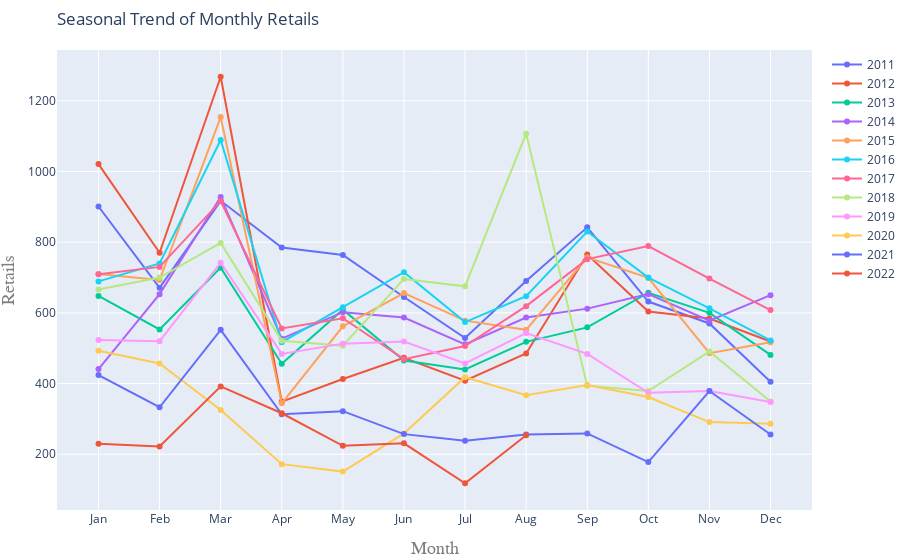

The notebook cell saved with this chart:
### Markdown cell above
### Seasonality

### Code cell
import ipywidgets as widgets
import plotly.graph_objs as go

#Generate a widget
widget = widgets.IntRangeSlider(value=[2011, 2022], min=2011, max=2022, step=1, description='Time Period:', 
        disabled=False, continuous_update=True, orientation='horizontal', readout=True, readout_format='d')
widget

#Prepare Data
years = widget.value
years = list(range(years[0],years[1]+1))
df['Year'] = pd.DatetimeIndex(df.index).year
df['Month'] = [d.strftime('%b') for d in df.index]

#Draw Plot
fig = go.Figure()
for i,y in enumerate(years):
    if i<len(years):
        fig.add_trace(go.Scatter(
            x=df[df['Year']==years[i]].Month.tolist(),
            y=df[df['Year']==years[i]].Orders.round(2).tolist(),
            name=str(years[i])))
fig.update_layout(title=go.layout.Title(
        text="Seasonal Trend of Monthly Retails",
        xref="paper",
        x=0),
    margin=dict(l=10, r=0, t=50, b=50),
    xaxis=go.layout.XAxis(title=go.layout.xaxis.Title(text="Month",font=dict(
                family="Courier New, monospace",
                size=18,
                color="#7f7f7f"))),
    yaxis=go.layout.YAxis(title=go.layout.yaxis.Title(text="Retails",font=dict(
                family="Courier New, monospace",
                size=18,
                color="#7f7f7f"))))
fig.update_yaxes(nticks=10)
   
fig.show()

### Figure 1 — Plotly figure (JSON) as saved in the notebook; plotly's stock layout.template omitted (floating-point values rounded to 4 significant figures)
{"data": [{"name": "2011", "type": "scatter", "x": ["Jan", "Feb", "Mar", "Apr", "May", "Jun", "Jul", "Aug", "Sep", "Oct", "Nov", "Dec"], "y": [901, 671, 917, 785, 764, 645, 529, 690, 842, 632, 570, 405]}, {"name": "2012", "type": "scatter", "x": ["Jan", "Feb", "Mar", "Apr", "May", "Jun", "Jul", "Aug", "Sep", "Oct", "Nov", "Dec"], "y": [1021, 770, 1268, 349, 413, 473, 408, 485, 765, 604, 584, 519]}, {"name": "2013", "type": "scatter", "x": ["Jan", "Feb", "Mar", "Apr", "May", "Jun", "Jul", "Aug", "Sep", "Oct", "Nov", "Dec"], "y": [648, 553, 728, 456, 609, 465, 440, 518, 559, 657, 600, 481]}, {"name": "2014", "type": "scatter", "x": ["Jan", "Feb", "Mar", "Apr", "May", "Jun", "Jul", "Aug", "Sep", "Oct", "Nov", "Dec"], "y": [441, 653, 928, 527, 602, 587, 511, 587, 612, 653, 578, 650]}, {"name": "2015", "type": "scatter", "x": ["Jan", "Feb", "Mar", "Apr", "May", "Jun", "Jul", "Aug", "Sep", "Oct", "Nov", "Dec"], "y": [710, 693, 1154, 344, 562, 656, 578, 552, 757, 699, 486, 517]}, {"name": "2016", "type": "scatter", "x": ["Jan", "Feb", "Mar", "Apr", "May", "Jun", "Jul", "Aug", "Sep", "Oct", "Nov", "Dec"], "y": [689, 740, 1089, 517, 616, 715, 574, 647, 830, 700, 613, 522]}, {"name": "2017", "type": "scatter", "x": ["Jan", "Feb", "Mar", "Apr", "May", "Jun", "Jul", "Aug", "Sep", "Oct", "Nov", "Dec"], "y": [709, 730, 916, 556, 585, 469, 506, 619, 752, 789, 697, 608]}, {"name": "2018", "type": "scatter", "x": ["Jan", "Feb", "Mar", "Apr", "May", "Jun", "Jul", "Aug", "Sep", "Oct", "Nov", "Dec"], "y": [666, 700, 798, 521, 507, 696, 675, 1107, 394, 379, 491, 349]}, {"name": "2019", "type": "scatter", "x": ["Jan", "Feb", "Mar", "Apr", "May", "Jun", "Jul", "Aug", "Sep", "Oct", "Nov", "Dec"], "y": [523, 520, 742, 484, 513, 519, 457, 543, 484, 374, 379, 348]}, {"name": "2020", "type": "scatter", "x": ["Jan", "Feb", "Mar", "Apr", "May", "Jun", "Jul", "Aug", "Sep", "Oct", "Nov", "Dec"], "y": [493, 457, 325, 172, 151, 259, 418, 367, 396, 362, 291, 286]}, {"name": "2021", "type": "scatter", "x": ["Jan", "Feb", "Mar", "Apr", "May", "Jun", "Jul", "Aug", "Sep", "Oct", "Nov", "Dec"], "y": [424, 333, 552, 313, 322, 257, 238, 256, 259, 178, 379, 256]}, {"name": "2022", "type": "scatter", "x": ["Jan", "Feb", "Mar", "Apr", "May", "Jun", "Jul", "Aug"], "y": [230, 222, 392, 316, 224, 231, 118, 254]}], "layout": {"margin": {"b": 50, "l": 10, "r": 0, "t": 50}, "title": {"text": "Seasonal Trend of Monthly Retails", "x": 0, "xref": "paper"}, "xaxis": {"title": {"font": {"color": "#7f7f7f", "family": "Courier New, monospace", "size": 18}, "text": "Month"}}, "yaxis": {"nticks": 10, "title": {"font": {"color": "#7f7f7f", "family": "Courier New, monospace", "size": 18}, "text": "Retails"}}}}
